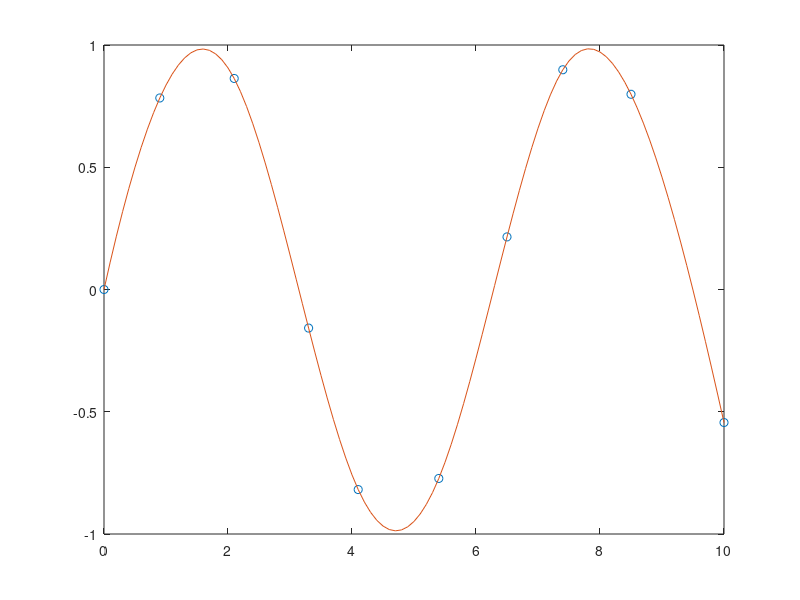
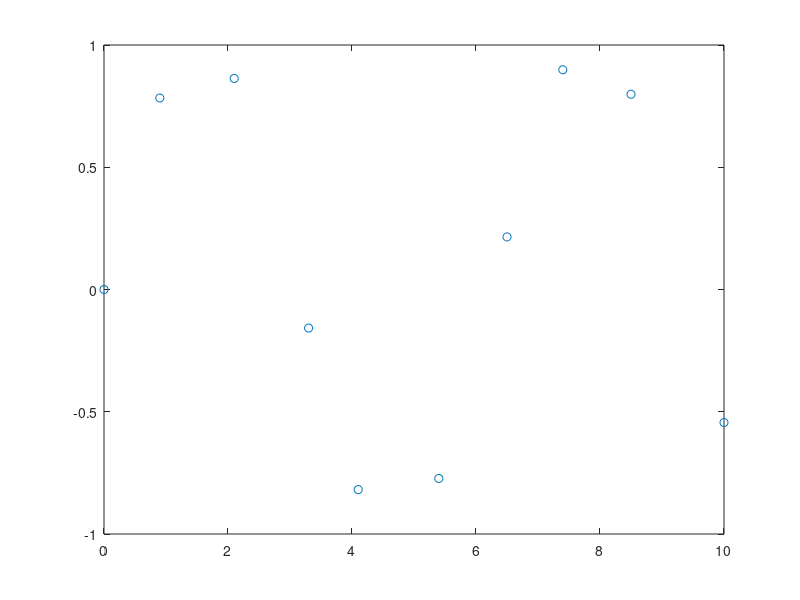
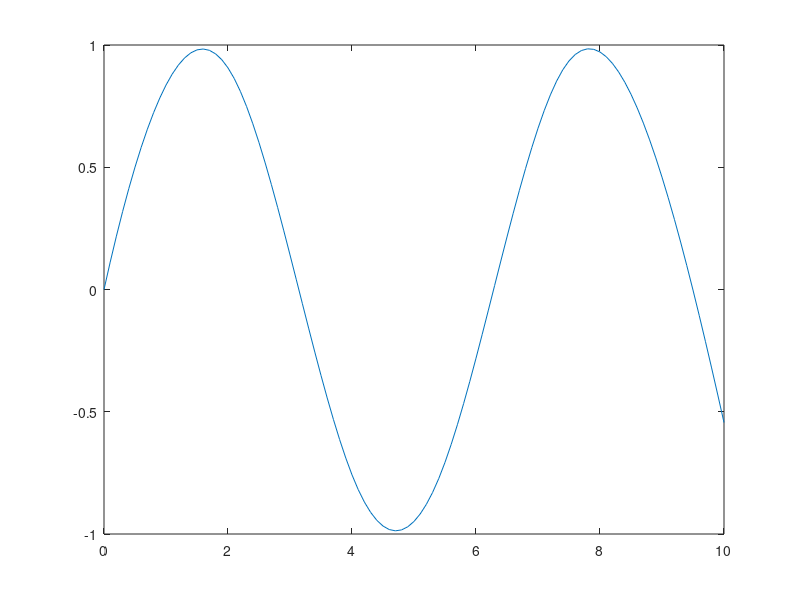

Reproduce these figures in MATLAB, in order.
% original sampling points
x = [0, 0.9, 2.1, 3.3, 4.1, 5.4, 6.5, 7.4, 8.5, 10];
y = sin(x);

% new sampling points
xx = 0:0.1:10;
yy = spline(x,y,xx);

figure;
plot(x,y,'o',xx,yy);

figure;
plot(x, y, 'o');

figure;
plot(xx, yy);
